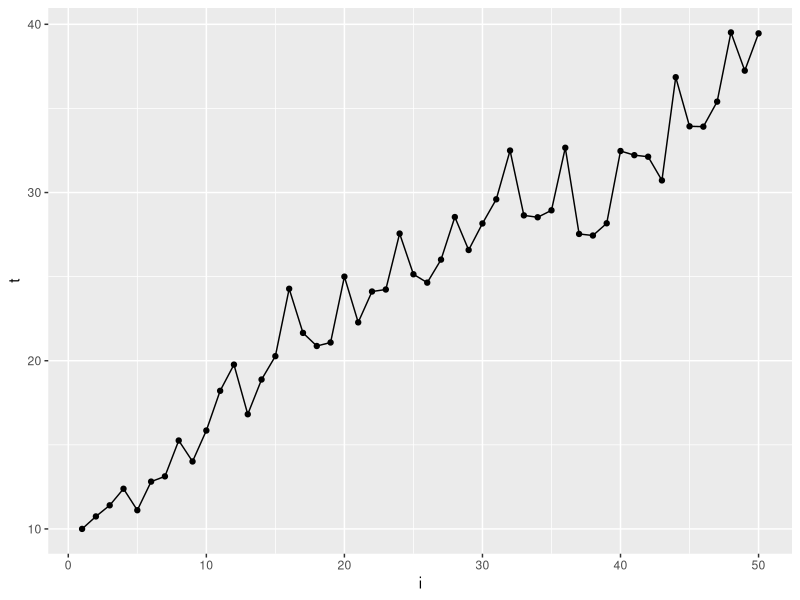
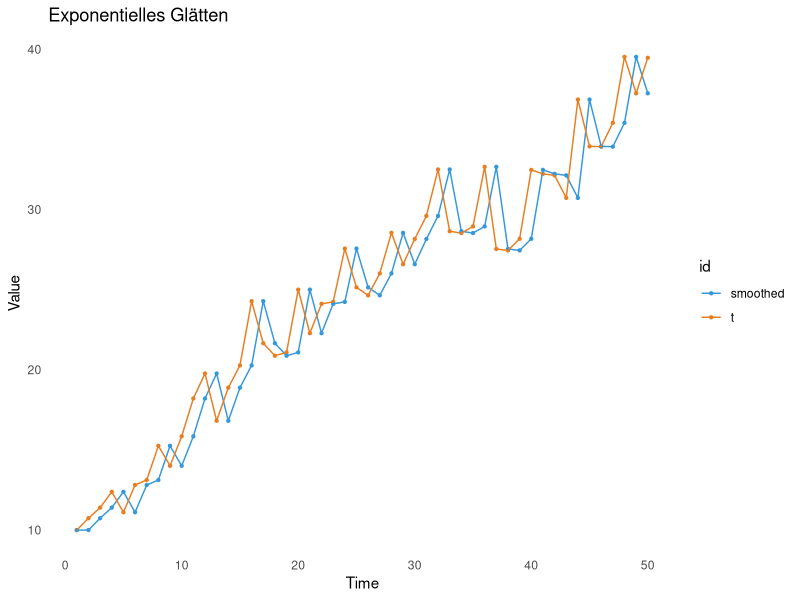

Generate these figures, in order, with R:
library(ggplot2)
library(dplyr)
library(tidyr)

randomTime <- function(n, init,
                       t, s,
                       period,
                       returnDF=TRUE, ...){
  time <- vector(mode="double")
  time[1] <- init
  error <- rnorm(n, ...)
  
  for (i in 2:n) time[i] <- (time[i-1] * (1+t)) + error[i]
  intv <- n%/%period*period
  seasonal <- seq(from = 0,
                  to = intv,
                  by = period)[-1]
  
  time[seasonal] <- time[seasonal] * (1+s)
  if (returnDF){
    df <- data.frame(i = 1:n, t = time)
    return(df)
  }
  time
}

t1 <- randomTime(50, 10, 0.02, 0.1, 4)

t1 %>% 
  ggplot(aes(x=i,y=t)) +
  geom_point() +
  geom_line()

exp_smoothing <- function(t, a = 0.2){
  smoothed <- vector(mode = "double", length = length(t))
  smoothed[1] <- t[1]
  for(i in 2:length(t)){
    error <- t[i-1] - smoothed[i-1]
    smoothed[i] <- smoothed[i-1] + a * error
  }
  smoothed
}

a <- 1
t1 %>% 
  mutate(smoothed = t %>% exp_smoothing(a)) %>% 
  gather(id, value, -i) %>% 
  ggplot(aes(x=i,y=value, color=id)) +
  geom_point(size=0.8) +
  geom_line() +
  theme_minimal() +
  theme(panel.grid = element_blank()) +
  xlab("Time") +
  ylab("Value") +
  ggtitle("Exponentielles Glätten") +
  scale_color_manual(values = c("#3498db", "#e67e22"))
